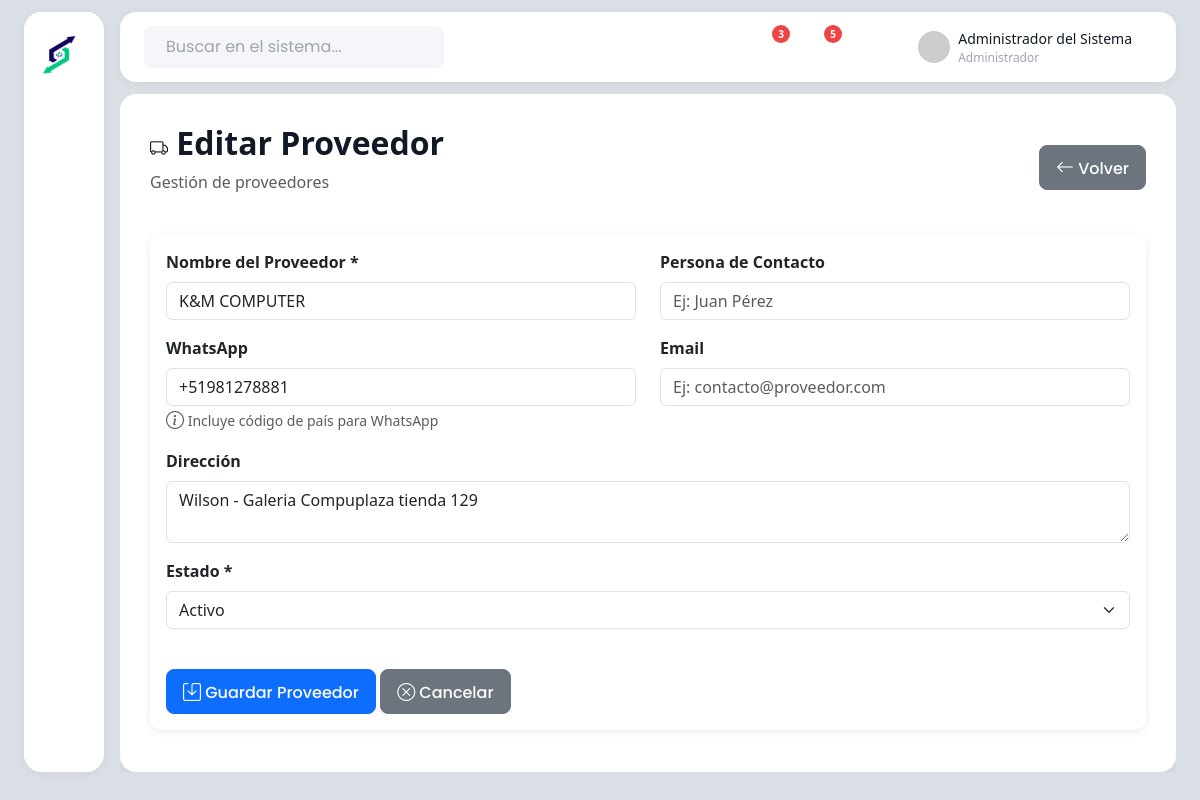
Page /views/proveedores/form.php?id=1 (signed in) on the committed database.
### tables this page shows
CREATE TABLE IF NOT EXISTS `proveedores` (
  `id` int NOT NULL AUTO_INCREMENT,
  `nombre` varchar(150) NOT NULL,
  `contacto` varchar(100) DEFAULT NULL,
  `whatsapp` varchar(20) DEFAULT NULL,
  `email` varchar(100) DEFAULT NULL,
  `direccion` text,
  `estado` enum('activo','inactivo') NOT NULL DEFAULT 'activo',
  `fecha_registro` timestamp NULL DEFAULT CURRENT_TIMESTAMP,
  PRIMARY KEY (`id`),
  KEY `idx_nombre` (`nombre`)
);

### includes/autoload.php (called while the page is built, shortened)
<?php
spl_autoload_register(function ($class) {
    $modelFile = ROOT_PATH . 'models/' . $class . '.php';
    if (file_exists($modelFile)) {
        return;
    }
});

### models/Proveedor.php (called while the page is built, shortened)
<?php
class Proveedor
{
    private $pdo;
    private $table = 'proveedores';
    public function __construct($pdo)
    {
        $this->pdo = $pdo;
    }
    public function obtenerPorId($id)
    {
        $sql = "SELECT * FROM {$this->table} WHERE id = ?";
        $stmt = $this->pdo->prepare($sql);
        $stmt->execute([$id]);
        return $stmt->fetch();
    }
}

### views/proveedores/form.php (the view, shortened to what this page needs)
<?php
require_once '../../includes/autoload.php';
$proveedorModel = new Proveedor($pdo);
$isEdit = isset($_GET['id']);
$proveedor = null;
if ($isEdit) {
    $proveedor = $proveedorModel->obtenerPorId($_GET['id']);
}
include '../layouts/header.php';
?>
<div class="row">
    <div class="col-12 mb-4">
        <div class="d-flex justify-content-between align-items-center">
            <div>
                <h2 class="fw-bold">
                    <i class="bi bi-truck"></i>
                    <?php echo $isEdit ? 'Editar Proveedor' : 'Nuevo Proveedor'; ?>
                </h2>
                <p class="text-muted">Gestión de proveedores</p>
            </div>
            <div>
                <a href="index.php" class="btn btn-secondary">
                    <i class="bi bi-arrow-left"></i> Volver
                </a>
            </div>
        </div>
    </div>
</div>
<div class="row">
    <div class="col-12">
        <div class="card">
            <div class="card-body">
                <form method="POST" action="">
                    <div class="row">
                        <div class="col-md-6 mb-3">
                            <label for="nombre" class="form-label">Nombre del Proveedor *</label>
                            <input type="text" class="form-control" id="nombre" name="nombre"
                                value="<?php echo $proveedor['nombre'] ?? ''; ?>"
                                placeholder="Ej: Distribuidora ABC S.A.C." required>
                        </div>
                        <div class="col-md-6 mb-3">
                            <label for="contacto" class="form-label">Persona de Contacto</label>
                            <input type="text" class="form-control" id="contacto" name="contacto"
                                value="<?php echo $proveedor['contacto'] ?? ''; ?>"
                                placeholder="Ej: Juan Pérez">
                        </div>
                        <div class="col-md-6 mb-3">
                            <label for="whatsapp" class="form-label">WhatsApp</label>
                            <input type="text" class="form-control" id="whatsapp" name="whatsapp"
                                value="<?php echo $proveedor['whatsapp'] ?? ''; ?>"
                                placeholder="Ej: +51 999 999 999">
                            <small class="text-muted">
                                <i class="bi bi-info-circle"></i> Incluye código de país para WhatsApp
                            </small>
                        </div>
                        <div class="col-md-6 mb-3">
                            <label for="email" class="form-label">Email</label>
                            <input type="email" class="form-control" id="email" name="email"
                                value="<?php echo $proveedor['email'] ?? ''; ?>"
                                placeholder="Ej: contacto@proveedor.com">
                        </div>
                        <div class="col-12 mb-3">
                            <label for="direccion" class="form-label">Dirección</label>
                            <textarea class="form-control" id="direccion" name="direccion"
                                rows="2" placeholder="Dirección completa del proveedor"><?php echo $proveedor['direccion'] ?? ''; ?></textarea>
                        </div>
                        <div class="col-md-12 mb-3">
                            <label for="estado" class="form-label">Estado *</label>
                            <select class="form-select" id="estado" name="estado" required>
                                <option value="activo" <?php echo ($proveedor && $proveedor['estado'] == 'activo') ? 'selected' : ''; ?>>Activo</option>
                            </select>
                        </div>
                    </div>
                    <div class="row mt-4">
                        <div class="col-12">
                            <button type="submit" class="btn btn-primary">
                                <i class="bi bi-save"></i> Guardar Proveedor
                            </button>
                            <a href="index.php" class="btn btn-secondary">
                                <i class="bi bi-x-circle"></i> Cancelar
                            </a>
                        </div>
                    </div>
                </form>
            </div>
        </div>
    </div>
</div>
<?php include '../layouts/footer.php'; ?>

### assets/css/modern-ui.css (style rules this page uses)
:root { --color-bg: #f4f6fa; --color-primary: #121926; --color-muted: #9fa4af; --color-hover: #e8ecf4; --color-danger: #ef4444; --color-success: #10b981; --color-warning: #f59e0b; --color-info: #3b82f6; --font-main: "Poppins", sans-serif; }
* { box-sizing: border-box; }
body { background: #dadee5; color: #5d6674; font-family: var(--font-main); min-height: 100vh; margin: 0; padding: 0; }
.bi { font-size: 18px; }
.main-content .card { border: none; box-shadow: 0 2px 8px rgba(0, 0, 0, 0.08); border-radius: 12px; }
.main-content .btn { font-family: var(--font-main); border-radius: 8px; font-weight: 500; }
.main-content h1, .main-content h2, .main-content h3, .main-content h4, .main-content h5, .main-content h6 { color: var(--color-primary); font-weight: 600; }

### assets/css/style.css (style rules this page uses)
:root { --primary-color: #0d6efd; --secondary-color: #6c757d; --success-color: #198754; --danger-color: #dc3545; --warning-color: #ffc107; --info-color: #0dcaf0; }
body { font-family: "Segoe UI", Tahoma, Geneva, Verdana, sans-serif; min-height: 100vh; display: flex; flex-direction: column; }
.card { border: none; border-radius: 10px; transition: transform 0.2s, box-shadow 0.2s; }
.btn { border-radius: 6px; padding: 0.5rem 1rem; font-weight: 500; }
.form-label { font-weight: 600; margin-bottom: 0.5rem; }

### rows in the picture
proveedores: nombre "K&M COMPUTER", whatsapp "+51981278881", direccion "Wilson - Galeria Compuplaza tienda 129", estado "Activo"

### other values in the picture
$usuario['nombre'] "Administrador del Sistema"
$usuario['rol'] "Administrador"
